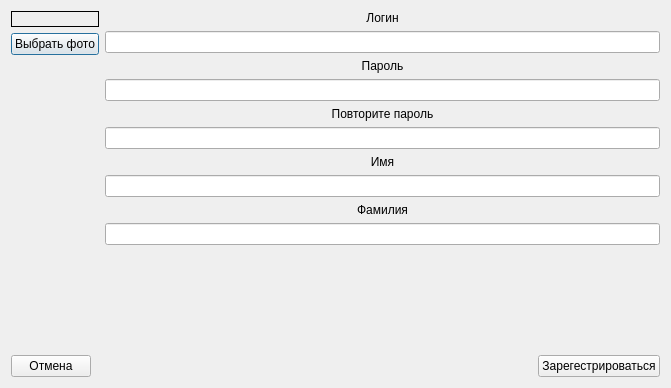
<?xml version="1.0" encoding="UTF-8"?>
<ui version="4.0">
 <class>Dialog</class>
 <widget class="QDialog" name="Dialog">
  <property name="geometry">
   <rect>
    <x>0</x>
    <y>0</y>
    <width>671</width>
    <height>388</height>
   </rect>
  </property>
  <property name="windowTitle">
   <string>Dialog</string>
  </property>
  <layout class="QGridLayout" name="gridLayout">
   <item row="0" column="0">
    <layout class="QVBoxLayout" name="verticalLayout_2">
     <item>
      <widget class="QLabel" name="label_photo">
       <property name="frameShape">
        <enum>QFrame::Box</enum>
       </property>
       <property name="text">
        <string/>
       </property>
       <property name="pixmap">
        <pixmap>no-photo.png</pixmap>
       </property>
      </widget>
     </item>
     <item>
      <widget class="QPushButton" name="btn_select_photo">
       <property name="text">
        <string>Выбрать фото</string>
       </property>
      </widget>
     </item>
     <item>
      <spacer name="verticalSpacer_2">
       <property name="orientation">
        <enum>Qt::Vertical</enum>
       </property>
       <property name="sizeHint" stdset="0">
        <size>
         <width>20</width>
         <height>40</height>
        </size>
       </property>
      </spacer>
     </item>
    </layout>
   </item>
   <item row="0" column="1">
    <layout class="QVBoxLayout" name="verticalLayout">
     <item>
      <widget class="QLabel" name="label">
       <property name="sizePolicy">
        <sizepolicy hsizetype="Preferred" vsizetype="Preferred">
         <horstretch>0</horstretch>
         <verstretch>0</verstretch>
        </sizepolicy>
       </property>
       <property name="text">
        <string>Логин</string>
       </property>
       <property name="alignment">
        <set>Qt::AlignHCenter|Qt::AlignTop</set>
       </property>
      </widget>
     </item>
     <item>
      <widget class="QLineEdit" name="line_new_login">
       <property name="text">
        <string/>
       </property>
      </widget>
     </item>
     <item>
      <widget class="QLabel" name="label_2">
       <property name="sizePolicy">
        <sizepolicy hsizetype="Preferred" vsizetype="Preferred">
         <horstretch>0</horstretch>
         <verstretch>0</verstretch>
        </sizepolicy>
       </property>
       <property name="text">
        <string>Пароль</string>
       </property>
       <property name="alignment">
        <set>Qt::AlignHCenter|Qt::AlignTop</set>
       </property>
      </widget>
     </item>
     <item>
      <widget class="QLineEdit" name="line_new_password">
       <property name="inputMask">
        <string/>
       </property>
       <property name="text">
        <string/>
       </property>
       <property name="echoMode">
        <enum>QLineEdit::Password</enum>
       </property>
      </widget>
     </item>
     <item>
      <widget class="QLabel" name="label_3">
       <property name="sizePolicy">
        <sizepolicy hsizetype="Preferred" vsizetype="Preferred">
         <horstretch>0</horstretch>
         <verstretch>0</verstretch>
        </sizepolicy>
       </property>
       <property name="text">
        <string>Повторите пароль</string>
       </property>
       <property name="alignment">
        <set>Qt::AlignHCenter|Qt::AlignTop</set>
       </property>
      </widget>
     </item>
     <item>
      <widget class="QLineEdit" name="line_repeat_password">
       <property name="text">
        <string/>
       </property>
       <property name="echoMode">
        <enum>QLineEdit::Password</enum>
       </property>
      </widget>
     </item>
     <item>
      <widget class="QLabel" name="label_4">
       <property name="sizePolicy">
        <sizepolicy hsizetype="Preferred" vsizetype="Preferred">
         <horstretch>0</horstretch>
         <verstretch>0</verstretch>
        </sizepolicy>
       </property>
       <property name="text">
        <string>Имя</string>
       </property>
       <property name="alignment">
        <set>Qt::AlignHCenter|Qt::AlignTop</set>
       </property>
      </widget>
     </item>
     <item>
      <widget class="QLineEdit" name="line_user_fisrt_name">
       <property name="text">
        <string/>
       </property>
      </widget>
     </item>
     <item>
      <widget class="QLabel" name="label_5">
       <property name="sizePolicy">
        <sizepolicy hsizetype="Preferred" vsizetype="Maximum">
         <horstretch>0</horstretch>
         <verstretch>0</verstretch>
        </sizepolicy>
       </property>
       <property name="text">
        <string>Фамилия</string>
       </property>
       <property name="alignment">
        <set>Qt::AlignHCenter|Qt::AlignTop</set>
       </property>
      </widget>
     </item>
     <item>
      <widget class="QLineEdit" name="line_user_second_name">
       <property name="text">
        <string/>
       </property>
      </widget>
     </item>
     <item>
      <spacer name="verticalSpacer">
       <property name="orientation">
        <enum>Qt::Vertical</enum>
       </property>
       <property name="sizeHint" stdset="0">
        <size>
         <width>20</width>
         <height>40</height>
        </size>
       </property>
      </spacer>
     </item>
    </layout>
   </item>
   <item row="1" column="0" colspan="2">
    <layout class="QHBoxLayout" name="horizontalLayout">
     <item>
      <widget class="QPushButton" name="btn_close_reg">
       <property name="text">
        <string>Отмена</string>
       </property>
      </widget>
     </item>
     <item>
      <spacer name="horizontalSpacer">
       <property name="orientation">
        <enum>Qt::Horizontal</enum>
       </property>
       <property name="sizeHint" stdset="0">
        <size>
         <width>40</width>
         <height>20</height>
        </size>
       </property>
      </spacer>
     </item>
     <item>
      <widget class="QPushButton" name="btn_confirm_reg">
       <property name="text">
        <string>Зарегестрироваться</string>
       </property>
      </widget>
     </item>
    </layout>
   </item>
  </layout>
 </widget>
 <resources/>
 <connections/>
</ui>
